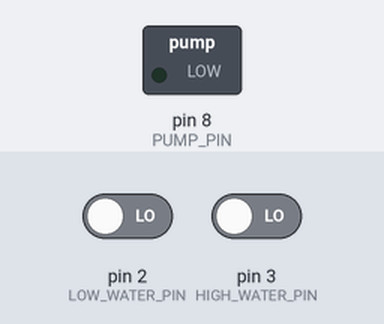
Simulated run of this sketch. Board: Arduino Uno, built with avr-gcc and run on an emulated ATmega328P. Shown: switched loads named in the sketch (green lamp = pin HIGH). The test bench sets the inputs (shaded band); at power-on: pin 2 (LOW_WATER_PIN) LOW, pin 3 (HIGH_WATER_PIN) LOW.

Above: at 1.2 s.
1.3 s: pin 2 (LOW_WATER_PIN) driven HIGH and pin 3 (HIGH_WATER_PIN) driven HIGH
At 1.7 s:
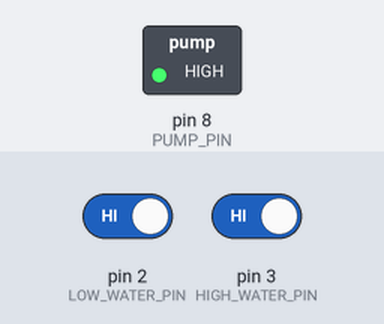
2.8 s: pin 2 (LOW_WATER_PIN) driven LOW
At 4.0 s:
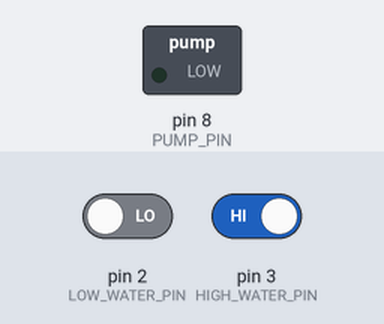
4.3 s: pin 2 (LOW_WATER_PIN) driven HIGH
At 5.2 s:
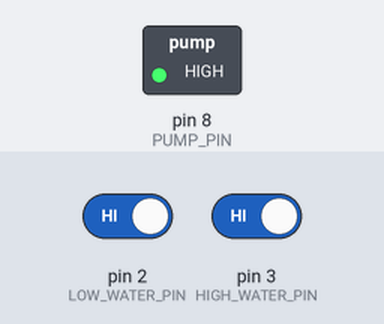
Timing chart, 0 to 7.3 s (numbered marks = the images above; inputs shaded):
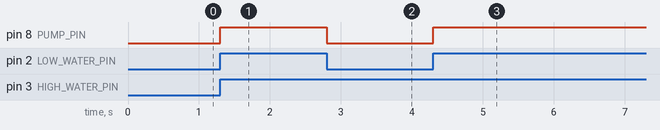

Measured:
- after the input at 1.3 s, pin 8 (PUMP_PIN): LOW → HIGH at once
- after the input at 2.8 s, pin 8 (PUMP_PIN): HIGH → LOW at once
- after the input at 4.3 s, pin 8 (PUMP_PIN): LOW → HIGH at once

The sketch:

DadsPumpControl.ino
```cpp
/*
 *   PSUEDO CODE:
 *   Set flag to 0.
 *   bottom read if signal is on and flag is 0 then set to 1 and continue statements.
 *   next read to be top
 *   Top read if flag is 1 then turn on pump and set flag to 0
 *   next read to be bottom if circut is dead
 *   turn off pump after delay and set flag to 0 then turn off pump
 *   next read will be bottom and flag will be 0 which will form the loop
 */

bool control_flag = false;

const int LOW_WATER_PIN = 2;
const int HIGH_WATER_PIN = 3;
const int PUMP_PIN = 8;

void setup() {
  pinMode(LOW_WATER_PIN, INPUT);
  pinMode(HIGH_WATER_PIN, INPUT);
  pinMode(PUMP_PIN, OUTPUT);
}

void loop() {
  // put your main code here, to run repeatedly:
  if ( digitalRead(LOW_WATER_PIN) && !control_flag ) {
    control_flag = true;
  }
  if ( digitalRead(HIGH_WATER_PIN) && control_flag ) {
    digitalWrite(PUMP_PIN, HIGH);
    control_flag = false;
  }
  if ( !digitalRead(LOW_WATER_PIN) ) {
    digitalWrite(PUMP_PIN, LOW);
    control_flag = false;
  }
}
```
